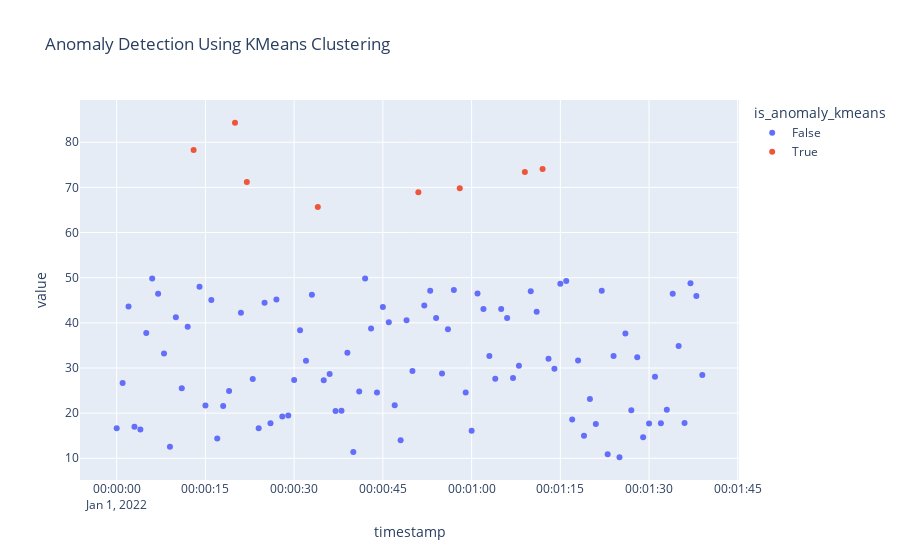

Source (notebook cell):
### Code cell
px.scatter(obs_df,x="timestamp",y="value",color="is_anomaly_kmeans", title="Anomaly Detection Using KMeans Clustering")
